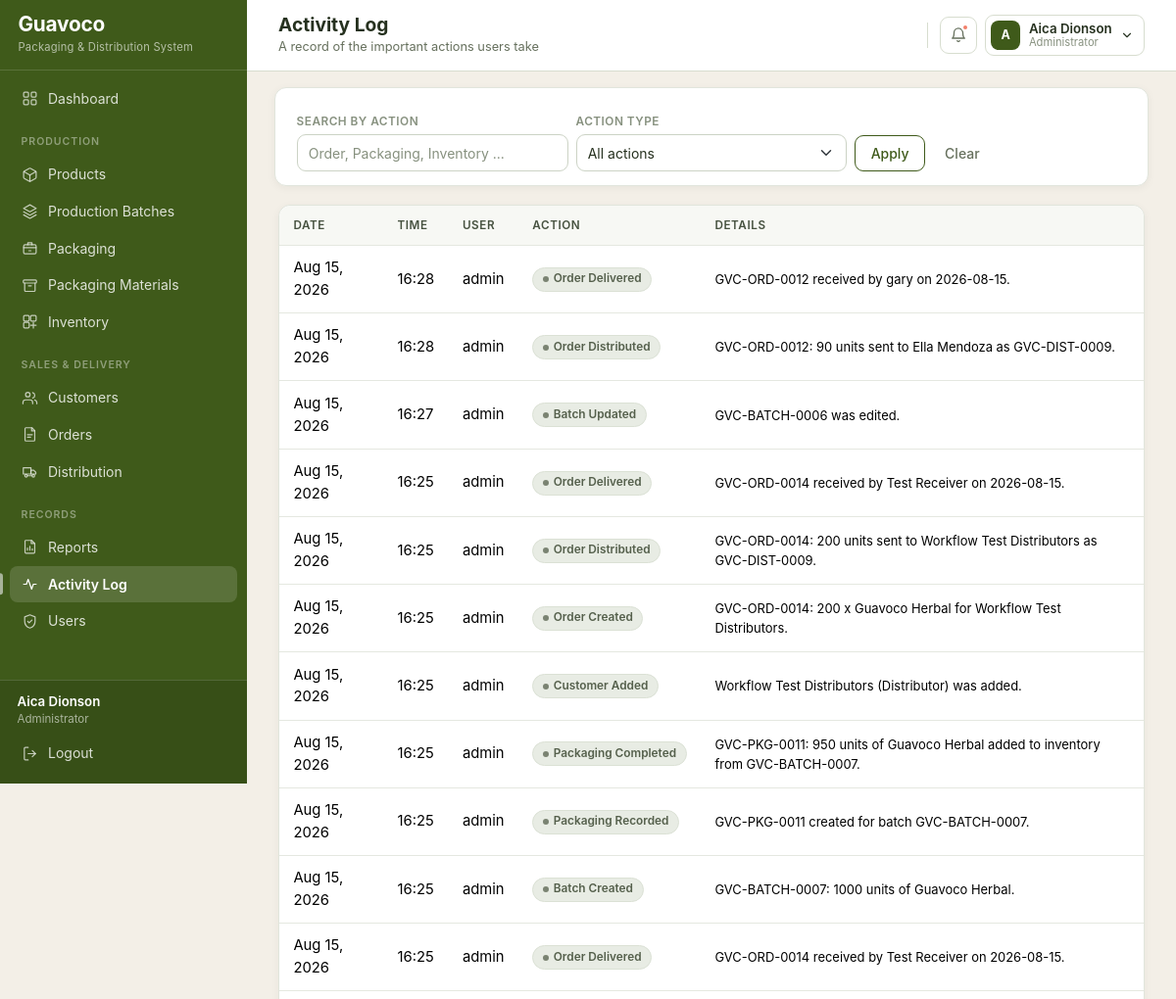
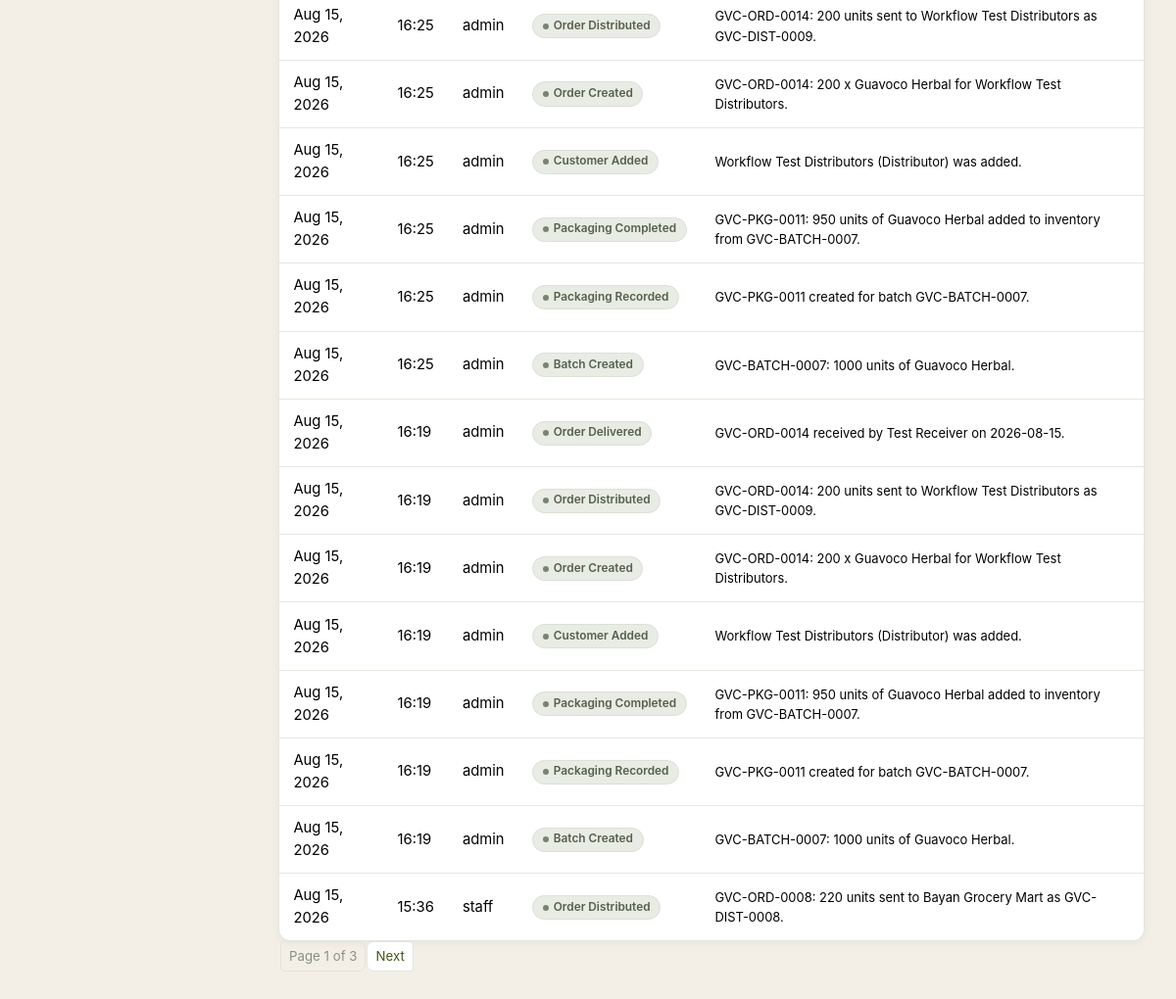
/activity-log/ (signed in), run on the app's committed database (2 pictures, top to bottom).
### core/models.py (models this page shows, shortened)
class ActivityLog(models.Model):
    user = models.ForeignKey(User, on_delete=models.SET_NULL, null=True, blank=True)
    action = models.CharField(max_length=60)
    description = models.CharField(max_length=255, blank=True)
    timestamp = models.DateTimeField(default=timezone.now)
    class Meta:
        ordering = ['-timestamp', '-id']

### core/views/dashboard.py (the view)
# urls.py: path('activity-log/', dashboard.activity_log, name='activity_log'),
@login_required
def activity_log(request):
    logs = ActivityLog.objects.select_related('user')
    search = request.GET.get('q', '').strip()
    if search:
        logs = logs.filter(action__icontains=search)
    action_filter = request.GET.get('action', '')
    if action_filter:
        logs = logs.filter(action=action_filter)
    page = Paginator(logs, 25).get_page(request.GET.get('page'))
    context = {
        'page_title': 'Activity Log',
        'page_obj': page,
        'search': search,
        'action_filter': action_filter,
        'actions': ActivityLog.objects.values_list('action', flat=True).distinct(),
    }
    return render(request, 'activity_log.html', context)

### core/context_processors.py (called while the page is built)
def user_role(request):
    if not hasattr(request, 'user'):
        return {}
    admin = is_administrator(request.user)
    url_name = getattr(request.resolver_match, 'url_name', '') if request.resolver_match else ''
    return {
        'is_admin': admin,
        'user_role': 'Administrator' if admin else 'Staff',
        'page_subtitle': PAGE_SUBTITLES.get(url_name, ''),
    }

def alerts(request):
    if not hasattr(request, 'user') or not request.user.is_authenticated:
        return {}
    from .models import Inventory, PackagingMaterial, Product
    low_products = [p for p in Product.objects.filter(is_active=True) if p.is_low_stock]
    low_materials = [m for m in PackagingMaterial.objects.filter(is_active=True)
                     if m.is_low_stock]
    today = timezone.localdate()
    expiring = list(
        Inventory.objects.filter(
            quantity_available__gt=0,
            expiration_date__lte=today + timedelta(days=30),
        ).select_related('batch', 'product').order_by('expiration_date')[:5]
    )
    return {
        'alert_low_products': low_products[:5],
        'alert_low_materials': low_materials[:5],
        'alert_expiring': expiring,
        'alert_count': len(low_products) + len(low_materials) + len(expiring),
    }

### core/models.py (called while the page is built)
def expiry_state_for(expiration_date):
    if expiration_date is None:
        return 'Safe'
    days_left = (expiration_date - timezone.localdate()).days
    if days_left < 0:
        return 'Expired'
    if days_left <= 30:
        return 'Expiring in 30 Days'
    if days_left <= 60:
        return 'Expiring in 60 Days'
    return 'Safe'

    @property
    def current_stock(self):
        total = self.inventory_rows.aggregate(total=models.Sum('quantity_available'))['total']
        return total or 0

    @property
    def is_low_stock(self):
        return self.current_stock <= self.reorder_level

    @property
    def is_low_stock(self):
        return self.quantity_available <= self.reorder_level

    @property
    def expiry_state(self):
        return expiry_state_for(self.expiration_date)

### core/permissions.py (called while the page is built)
def is_administrator(user):
    return user.is_authenticated and (
        user.is_superuser or user.groups.filter(name=ADMIN_GROUP).exists()
    )

### core/templatetags/guavoco_extras.py (called while the page is built)
@register.simple_tag
def query_string(request, **overrides):
    params = request.GET.copy()
    for key, value in overrides.items():
        if value is None:
            params.pop(key, None)
        else:
            params[key] = value
    return params.urlencode()

### templates/activity_log.html (shortened to what this page needs)
{% extends "base.html" %}
{% load guavoco_extras %}
{% block content %}
<form method="get" class="filter-bar row g-2 align-items-end">
    <div class="col-md-4">
        <label class="form-label small mb-1">Search by action</label>
        <input type="text" name="q" value="{{ search }}" class="form-control"
               placeholder="Order, Packaging, Inventory ...">
    </div>
    <div class="col-md-4">
        <label class="form-label small mb-1">Action type</label>
        <select name="action" class="form-select">
            <option value="">All actions</option>
        </select>
    </div>
    <div class="col-md-4">
        <button type="submit" class="btn btn-outline-guava">Apply</button>
        <a href="{% url 'activity_log' %}" class="btn btn-link">Clear</a>
    </div>
</form>
<div class="table-scroll">
    <table class="table table-sm table-hover align-middle">
        <thead>
            <tr><th>Date</th><th>Time</th><th>User</th><th>Action</th><th>Details</th></tr>
        </thead>
        <tbody>
            {% for log in page_obj %}
                <tr>
                    <td>{{ log.timestamp|date:"M d, Y" }}</td>
                    <td>{{ log.timestamp|date:"H:i" }}</td>
                    <td>{{ log.user.username|default:"system" }}</td>
                    <td><span class="gv-badge gv-badge--neutral">{{ log.action }}</span></td>
                    <td class="small">{{ log.description }}</td>
                </tr>
            {% empty %}
                <tr><td colspan="5" class="empty-state">No activity has been recorded yet.</td></tr>
            {% endfor %}
        </tbody>
    </table>
</div>
{% if page_obj.has_other_pages %}
    <nav>
        <ul class="pagination pagination-sm">
            <li class="page-item disabled">
                <span class="page-link">
                    Page {{ page_obj.number }} of {{ page_obj.paginator.num_pages }}
                </span>
            </li>
            {% if page_obj.has_next %}
                <li class="page-item">
                    <a class="page-link"
                       href="?{% query_string request page=page_obj.next_page_number %}">Next</a>
                </li>
            {% endif %}
        </ul>
    </nav>
{% endif %}
{% endblock %}

### templates/base.html (shortened to what this page needs)
{% load static %}
<!DOCTYPE html>
<html lang="en">
<head>
    <link rel="stylesheet" href="{% static 'vendor/bootstrap.min.css' %}">
    <link rel="stylesheet" href="{% static 'css/guavoco-theme.css' %}">
</head>
<body>
<nav class="sidebar">
    <div class="brand">
        <div>
            <div class="brand-name">Guavoco</div>
            <small class="brand-subtitle">Packaging &amp; Distribution System</small>
        </div>
    </div>
    <div class="collapse sidebar-body" id="sidebarBody">
        <ul class="nav flex-column sidebar-menu">
            <li class="nav-item">
                <a class="nav-link {% if request.resolver_match.url_name == 'dashboard' %}active{% endif %}"
                   href="{% url 'dashboard' %}">
                    <svg class="gv-icon"><use href="#i-grid"></use></svg> Dashboard
                </a>
            </li>
            <li class="nav-section">Production</li>
            <li class="nav-item">
                <a class="nav-link {% if 'product' in request.resolver_match.url_name %}active{% endif %}"
                   href="{% url 'product_list' %}">
                    <svg class="gv-icon"><use href="#i-package"></use></svg> Products
                </a>
            </li>
            <li class="nav-item">
                <a class="nav-link {% if 'batch' in request.resolver_match.url_name %}active{% endif %}"
                   href="{% url 'batch_list' %}">
                    <svg class="gv-icon"><use href="#i-layers"></use></svg> Production Batches
                </a>
            </li>
            <li class="nav-item">
                <a class="nav-link {% if 'packaging' in request.resolver_match.url_name %}active{% endif %}"
                   href="{% url 'packaging_list' %}">
                    <svg class="gv-icon"><use href="#i-box"></use></svg> Packaging
                </a>
            </li>
            <li class="nav-item">
                <a class="nav-link {% if 'material' in request.resolver_match.url_name %}active{% endif %}"
                   href="{% url 'material_list' %}">
                    <svg class="gv-icon"><use href="#i-archive"></use></svg> Packaging Materials
                </a>
            </li>
            <li class="nav-item">
                <a class="nav-link {% if 'inventory' in request.resolver_match.url_name %}active{% endif %}"
                   href="{% url 'inventory_list' %}">
                    <svg class="gv-icon"><use href="#i-inventory"></use></svg> Inventory
                </a>
            </li>
            <li class="nav-section">Sales &amp; Delivery</li>
            <li class="nav-item">
                <a class="nav-link {% if 'customer' in request.resolver_match.url_name %}active{% endif %}"
                   href="{% url 'customer_list' %}">
                    <svg class="gv-icon"><use href="#i-users"></use></svg> Customers
                </a>
            </li>
            <li class="nav-item">
                <a class="nav-link {% if 'order' in request.resolver_match.url_name %}active{% endif %}"
                   href="{% url 'order_list' %}">
                    <svg class="gv-icon"><use href="#i-orders"></use></svg> Orders
                </a>
            </li>
            <li class="nav-item">
                <a class="nav-link {% if 'distribut' in request.resolver_match.url_name or 'delivery' in request.resolver_match.url_name %}active{% endif %}"
                   href="{% url 'distribution_list' %}">
                    <svg class="gv-icon"><use href="#i-truck"></use></svg> Distribution
                </a>
            </li>
            <li class="nav-section">Records</li>
            <li class="nav-item">
                <a class="nav-link {% if 'report' in request.resolver_match.url_name or 'traceability' in request.resolver_match.url_name %}active{% endif %}"
                   href="{% url 'report_index' %}">
                    <svg class="gv-icon"><use href="#i-report"></use></svg> Reports
                </a>
            </li>
            <li class="nav-item">
                <a class="nav-link {% if request.resolver_match.url_name == 'activity_log' %}active{% endif %}"
                   href="{% url 'activity_log' %}">
                    <svg class="gv-icon"><use href="#i-activity"></use></svg> Activity Log
                </a>
            </li>
            {% if is_admin %}
                <li class="nav-item">
                    <a class="nav-link {% if 'user' in request.resolver_match.url_name %}active{% endif %}"
                       href="{% url 'user_list' %}">
                        <svg class="gv-icon"><use href="#i-shield"></use></svg> Users
                    </a>
                </li>
            {% endif %}
        </ul>
        <div class="sidebar-footer">
            <div class="px-2">
                <div class="account-name">{{ user.get_full_name|default:user.username }}</div>
                <div class="account-role">{{ user_role }}</div>
            </div>
            <form method="post" action="{% url 'logout' %}">
                <button type="submit" class="nav-link">
                    <svg class="gv-icon"><use href="#i-logout"></use></svg> Logout
                </button>
            </form>
        </div>
    </div>
</nav>
<div class="app-shell">
    <header class="topbar">
        <div class="topbar-titles">
            <h1 class="page-title">{% block heading %}{{ page_title }}{% endblock %}</h1>
            {% block subtitle %}
                {% if page_subtitle %}<p class="page-subtitle">{{ page_subtitle }}</p>{% endif %}
            {% endblock %}
        </div>
        <div class="topbar-actions">
            <div class="dropdown">
                <a class="topbar-bell" href="#" role="button" data-bs-toggle="dropdown"
                   aria-expanded="false" aria-label="Notifications">
                    <svg class="gv-icon"><use href="#i-bell"></use></svg>
                    {% if alert_count %}<span class="bell-dot"></span>{% endif %}
                </a>
            </div>
            <div class="dropdown">
                <a class="user-chip" href="#" role="button" data-bs-toggle="dropdown"
                   aria-expanded="false">
                    <span class="user-avatar">
                        {{ user.get_full_name|default:user.username|slice:":1"|upper }}
                    </span>
                    <span>
                        <span class="user-name d-block">
                            {{ user.get_full_name|default:user.username }}
                        </span>
                        <span class="user-role d-block">{{ user_role }}</span>
                    </span>
                    <svg class="gv-icon" style="width:14px;height:14px;">
                        <use href="#i-chevron-down"></use></svg>
                </a>
            </div>
        </div>
    </header>
    <main class="main-content">
        {% block content %}{% endblock %}
    </main>
</div>
</body>
</html>

### data on the page
ActivityLog: timestamp "Aug 15, 2026", timestamp "16:28", user.username "admin", action "Order Delivered", description "GVC-ORD-0012 received by gary on 2026-08-15."
ActivityLog: timestamp "Aug 15, 2026", timestamp "16:28", user.username "admin", action "Order Distributed", description "GVC-ORD-0012: 90 units sent to Ella Mendoza as GVC-DIST-0009."
ActivityLog: timestamp "Aug 15, 2026", timestamp "16:27", user.username "admin", action "Batch Updated", description "GVC-BATCH-0006 was edited."
ActivityLog: timestamp "Aug 15, 2026", timestamp "16:25", user.username "admin", action "Order Delivered", description "GVC-ORD-0014 received by Test Receiver on 2026-08-15."
ActivityLog: timestamp "Aug 15, 2026", timestamp "16:25", user.username "admin", action "Order Distributed", description "GVC-ORD-0014: 200 units sent to Workflow Test Distributors as GVC-DIST-0009."
ActivityLog: timestamp "Aug 15, 2026", timestamp "16:25", user.username "admin", action "Order Created", description "GVC-ORD-0014: 200 x Guavoco Herbal for Workflow Test Distributors."
ActivityLog: timestamp "Aug 15, 2026", timestamp "16:25", user.username "admin", action "Customer Added", description "Workflow Test Distributors (Distributor) was added."
ActivityLog: timestamp "Aug 15, 2026", timestamp "16:25", user.username "admin", action "Packaging Completed", description "GVC-PKG-0011: 950 units of Guavoco Herbal added to inventory from GVC-BATCH-0007."
ActivityLog: timestamp "Aug 15, 2026", timestamp "16:25", user.username "admin", action "Packaging Recorded", description "GVC-PKG-0011 created for batch GVC-BATCH-0007."
ActivityLog: timestamp "Aug 15, 2026", timestamp "16:25", user.username "admin", action "Batch Created", description "GVC-BATCH-0007: 1000 units of Guavoco Herbal."
ActivityLog: timestamp "Aug 15, 2026", timestamp "16:25", user.username "admin", action "Order Delivered", description "GVC-ORD-0014 received by Test Receiver on 2026-08-15."
ActivityLog: timestamp "Aug 15, 2026", timestamp "16:25", user.username "admin", action "Order Distributed", description "GVC-ORD-0014: 200 units sent to Workflow Test Distributors as GVC-DIST-0009."
ActivityLog: timestamp "Aug 15, 2026", timestamp "16:25", user.username "admin", action "Order Created", description "GVC-ORD-0014: 200 x Guavoco Herbal for Workflow Test Distributors."
ActivityLog: timestamp "Aug 15, 2026", timestamp "16:25", user.username "admin", action "Customer Added", description "Workflow Test Distributors (Distributor) was added."
ActivityLog: timestamp "Aug 15, 2026", timestamp "16:25", user.username "admin", action "Packaging Completed", description "GVC-PKG-0011: 950 units of Guavoco Herbal added to inventory from GVC-BATCH-0007."
ActivityLog: timestamp "Aug 15, 2026", timestamp "16:25", user.username "admin", action "Packaging Recorded", description "GVC-PKG-0011 created for batch GVC-BATCH-0007."
ActivityLog: timestamp "Aug 15, 2026", timestamp "16:25", user.username "admin", action "Batch Created", description "GVC-BATCH-0007: 1000 units of Guavoco Herbal."
ActivityLog: timestamp "Aug 15, 2026", timestamp "16:19", user.username "admin", action "Order Delivered", description "GVC-ORD-0014 received by Test Receiver on 2026-08-15."
ActivityLog: timestamp "Aug 15, 2026", timestamp "16:19", user.username "admin", action "Order Distributed", description "GVC-ORD-0014: 200 units sent to Workflow Test Distributors as GVC-DIST-0009."
ActivityLog: timestamp "Aug 15, 2026", timestamp "16:19", user.username "admin", action "Order Created", description "GVC-ORD-0014: 200 x Guavoco Herbal for Workflow Test Distributors."
ActivityLog: timestamp "Aug 15, 2026", timestamp "16:19", user.username "admin", action "Customer Added", description "Workflow Test Distributors (Distributor) was added."
ActivityLog: timestamp "Aug 15, 2026", timestamp "16:19", user.username "admin", action "Packaging Completed", description "GVC-PKG-0011: 950 units of Guavoco Herbal added to inventory from GVC-BATCH-0007."
ActivityLog: timestamp "Aug 15, 2026", timestamp "16:19", user.username "admin", action "Packaging Recorded", description "GVC-PKG-0011 created for batch GVC-BATCH-0007."
ActivityLog: timestamp "Aug 15, 2026", timestamp "16:19", user.username "admin", action "Batch Created", description "GVC-BATCH-0007: 1000 units of Guavoco Herbal."
ActivityLog: timestamp "Aug 15, 2026", timestamp "15:36", user.username "staff", action "Order Distributed", description "GVC-ORD-0008: 220 units sent to Bayan Grocery Mart as GVC-DIST-0008."

### other printed values
{{ user.get_full_name|default:user.username }} "Aica Dionson"
{{ user_role }} "Administrator"
{{ page_title }} "Activity Log"
{{ page_subtitle }} "A record of the important actions users take"
{{ user.get_full_name|default:user.username|slice:":1"|upper }} "A"
{{ page_obj.number }} "1"
{{ page_obj.paginator.num_pages }} "3"
